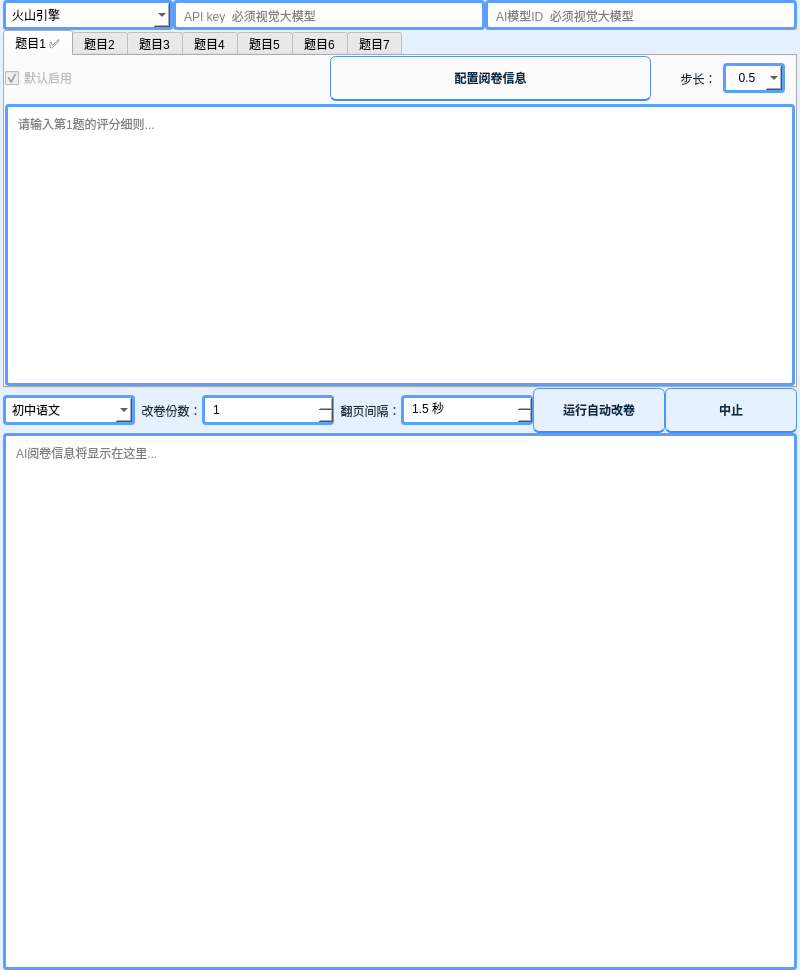
<?xml version="1.0" encoding="UTF-8"?>
<ui version="4.0">
 <class>MainWindow</class>
 <widget class="QMainWindow" name="MainWindow">
  <property name="geometry">
   <rect>
    <x>0</x>
    <y>0</y>
    <width>800</width>
    <height>970</height>
   </rect>
  </property>
  <property name="sizePolicy">
   <sizepolicy hsizetype="Preferred" vsizetype="Preferred">
    <horstretch>0</horstretch>
    <verstretch>0</verstretch>
   </sizepolicy>
  </property>
  <property name="minimumSize">
   <size>
    <width>0</width>
    <height>970</height>
   </size>
  </property>
  <property name="maximumSize">
   <size>
    <width>800</width>
    <height>970</height>
   </size>
  </property>
  <property name="windowTitle">
   <string>AI智能阅卷助手 - 科技改变世界</string>
  </property>
  <property name="styleSheet">
   <string notr="true">/* 极淡蓝色整体风格（不改布局，只做视觉微调） */
QMainWindow,
QWidget#centralwidget,
QWidget#scrollAreaWidgetContents {
    background-color: #E6F1FF;
}

QScrollArea {
    background: transparent;
    border: none;
}

QGroupBox {
    background-color: rgba(255, 255, 255, 235);
    border: 1px solid #BFD8FF;
    border-radius: 6px;
    margin-top: 10px;
}

QGroupBox::title {
    subcontrol-origin: margin;
    subcontrol-position: top left;
    left: 10px;
    padding: 0 6px;
    color: #2B4A66;
}

QLabel {
    color: #1F2D3D;
}

QLineEdit,
QPlainTextEdit,
QTextEdit,
QSpinBox,
QDoubleSpinBox,
QComboBox {
    background-color: #FFFFFF;
    border: 3px solid #5B9FFF;
    border-radius: 4px;
    padding: 4px 6px;
}

QLineEdit:focus,
QPlainTextEdit:focus,
QTextEdit:focus,
QSpinBox:focus,
QDoubleSpinBox:focus,
QComboBox:focus {
    border: 3px solid #4A8EF5;
}

/* 只读/不可编辑：用偏灰蓝底 + 更弱文字/边框，和可输入控件明显区分 */
QLineEdit[readOnly=&quot;true&quot;],
QPlainTextEdit[readOnly=&quot;true&quot;],
QTextEdit[readOnly=&quot;true&quot;] {
    background-color: #F2F7FF;
    color: #5E6F80;
    border: 1px dashed #AFCBFF;
}

QLineEdit[readOnly=&quot;true&quot;]:hover,
QPlainTextEdit[readOnly=&quot;true&quot;]:hover,
QTextEdit[readOnly=&quot;true&quot;]:hover,
QLineEdit[readOnly=&quot;true&quot;]:focus,
QPlainTextEdit[readOnly=&quot;true&quot;]:focus,
QTextEdit[readOnly=&quot;true&quot;]:focus {
    background-color: #F2F7FF;
    color: #5E6F80;
    border: 1px dashed #AFCBFF;
}

/* 完全不可用（disabled）：进一步变淡，提示“当前不可操作/不可输入” */
QLineEdit:disabled,
QPlainTextEdit:disabled,
QTextEdit:disabled,
QSpinBox:disabled,
QDoubleSpinBox:disabled,
QComboBox:disabled {
    background-color: #F3F6FA;
    color: #7B8DA0;
    border: 1px solid #D7E3F2;
}

QPushButton,
QToolButton {
    color: #0B2A44;
    font-weight: 600;
    background: qlineargradient(x1:0, y1:0, x2:0, y2:1,
                                stop:0 #EAF5FF,
                                stop:1 #B9DCFF);
    border: 1px solid #4F95FF;
    border-bottom: 2px solid #3F8CFF;
    border-radius: 6px;
    padding: 7px 12px;
    min-height: 28px;
}

QPushButton:hover,
QToolButton:hover {
    background: qlineargradient(x1:0, y1:0, x2:0, y2:1,
                                stop:0 #F3FAFF,
                                stop:1 #C7E3FF);
    border-color: #3F8CFF;
    border-bottom-color: #2F7FFF;
}

QPushButton:pressed,
QToolButton:pressed {
    background: qlineargradient(x1:0, y1:0, x2:0, y2:1,
                                stop:0 #A8D0FF,
                                stop:1 #C0E0FF);
    border-color: #2F7FFF;
    border-bottom-color: #2F7FFF;
}

QPushButton:focus,
QToolButton:focus {
    border-color: #3F8CFF;
}

QPushButton:disabled,
QToolButton:disabled {
    color: #7B8DA0;
    background-color: #F4F7FB;
    border-color: #D7E3F2;
}

QScrollBar:vertical {
    background: transparent;
    width: 10px;
    margin: 0px;
}

QScrollBar::handle:vertical {
    background: #BFD8FF;
    min-height: 20px;
    border-radius: 5px;
}

QScrollBar::add-line:vertical,
QScrollBar::sub-line:vertical {
    height: 0px;
}

QScrollBar:horizontal {
    background: transparent;
    height: 10px;
    margin: 0px;
}

QScrollBar::handle:horizontal {
    background: #BFD8FF;
    min-width: 20px;
    border-radius: 5px;
}

QScrollBar::add-line:horizontal,
QScrollBar::sub-line:horizontal {
    width: 0px;
}</string>
  </property>
  <widget class="QWidget" name="centralwidget">
   <property name="sizePolicy">
    <sizepolicy hsizetype="Preferred" vsizetype="Preferred">
     <horstretch>0</horstretch>
     <verstretch>0</verstretch>
    </sizepolicy>
   </property>
   <property name="maximumSize">
    <size>
     <width>16777215</width>
     <height>970</height>
    </size>
   </property>
   <layout class="QHBoxLayout" name="horizontalLayout_8">
    <property name="leftMargin">
     <number>0</number>
    </property>
    <property name="topMargin">
     <number>0</number>
    </property>
    <property name="rightMargin">
     <number>0</number>
    </property>
    <property name="bottomMargin">
     <number>0</number>
    </property>
    <item>
     <widget class="QScrollArea" name="scrollArea">
      <property name="sizePolicy">
       <sizepolicy hsizetype="Preferred" vsizetype="Preferred">
        <horstretch>0</horstretch>
        <verstretch>0</verstretch>
       </sizepolicy>
      </property>
      <property name="maximumSize">
       <size>
        <width>16777215</width>
        <height>970</height>
       </size>
      </property>
      <property name="verticalScrollBarPolicy">
       <enum>Qt::ScrollBarAsNeeded</enum>
      </property>
      <property name="horizontalScrollBarPolicy">
       <enum>Qt::ScrollBarAsNeeded</enum>
      </property>
      <property name="sizeAdjustPolicy">
       <enum>QAbstractScrollArea::AdjustToContents</enum>
      </property>
      <property name="widgetResizable">
       <bool>true</bool>
      </property>
      <widget class="QWidget" name="scrollAreaWidgetContents">
       <property name="enabled">
        <bool>true</bool>
       </property>
       <property name="geometry">
        <rect>
         <x>0</x>
         <y>0</y>
         <width>800</width>
         <height>970</height>
        </rect>
       </property>
       <property name="sizePolicy">
        <sizepolicy hsizetype="Minimum" vsizetype="Preferred">
         <horstretch>0</horstretch>
         <verstretch>0</verstretch>
        </sizepolicy>
       </property>
       <property name="minimumSize">
        <size>
         <width>780</width>
         <height>0</height>
        </size>
       </property>
       <layout class="QVBoxLayout" name="verticalLayout" stretch="0,0,2,0,3">
        <property name="spacing">
         <number>0</number>
        </property>
        <property name="leftMargin">
         <number>3</number>
        </property>
        <property name="topMargin">
         <number>0</number>
        </property>
        <property name="rightMargin">
         <number>3</number>
        </property>
        <property name="bottomMargin">
         <number>0</number>
        </property>
        <item>
         <layout class="QHBoxLayout" name="horizontalLayout_3">
          <property name="leftMargin">
           <number>0</number>
          </property>
          <property name="topMargin">
           <number>0</number>
          </property>
          <property name="rightMargin">
           <number>0</number>
          </property>
          <property name="bottomMargin">
           <number>0</number>
          </property>
          <item>
           <widget class="QComboBox" name="first_api_url">
            <property name="enabled">
             <bool>true</bool>
            </property>
            <property name="sizePolicy">
             <sizepolicy hsizetype="Expanding" vsizetype="Fixed">
              <horstretch>0</horstretch>
              <verstretch>0</verstretch>
             </sizepolicy>
            </property>
            <property name="maximumSize">
             <size>
              <width>170</width>
              <height>16777215</height>
             </size>
            </property>
            <property name="editable">
             <bool>false</bool>
            </property>
            <property name="currentIndex">
             <number>0</number>
            </property>
            <item>
             <property name="text">
              <string>火山引擎</string>
             </property>
            </item>
            <item>
             <property name="text">
              <string>月之暗面</string>
             </property>
            </item>
            <item>
             <property name="text">
              <string>智谱清言</string>
             </property>
            </item>
            <item>
             <property name="text">
              <string>DeepSeek</string>
             </property>
            </item>
            <item>
             <property name="text">
              <string>阿里通义千问</string>
             </property>
            </item>
            <item>
             <property name="text">
              <string>百度文心千帆</string>
             </property>
            </item>
            <item>
             <property name="text">
              <string>ChatGPT (OpenAI)</string>
             </property>
            </item>
            <item>
             <property name="text">
              <string>OpenRouter</string>
             </property>
            </item>
            <item>
             <property name="text">
              <string>Google Gemini</string>
             </property>
            </item>
           </widget>
          </item>
          <item>
           <widget class="QLineEdit" name="first_api_key">
            <property name="sizePolicy">
             <sizepolicy hsizetype="Preferred" vsizetype="Fixed">
              <horstretch>0</horstretch>
              <verstretch>0</verstretch>
             </sizepolicy>
            </property>
            <property name="text">
             <string/>
            </property>
            <property name="placeholderText">
             <string>API key  必须视觉大模型</string>
            </property>
           </widget>
          </item>
          <item>
           <widget class="QLineEdit" name="first_modelID">
            <property name="sizePolicy">
             <sizepolicy hsizetype="Preferred" vsizetype="Fixed">
              <horstretch>0</horstretch>
              <verstretch>0</verstretch>
             </sizepolicy>
            </property>
            <property name="text">
             <string/>
            </property>
            <property name="placeholderText">
             <string>AI模型ID  必须视觉大模型</string>
            </property>
           </widget>
          </item>
         </layout>
        </item>
        <item>
         <layout class="QHBoxLayout" name="horizontalLayout_9">
          <property name="leftMargin">
           <number>0</number>
          </property>
          <property name="topMargin">
           <number>0</number>
          </property>
          <property name="rightMargin">
           <number>0</number>
          </property>
          <property name="bottomMargin">
           <number>0</number>
          </property>
         </layout>
        </item>
        <item>
         <widget class="QTabWidget" name="questionTabs">
          <property name="currentIndex">
           <number>0</number>
          </property>
          <widget class="QWidget" name="tab_question1">
           <attribute name="title">
            <string>题目1 ✅</string>
           </attribute>
           <layout class="QVBoxLayout" name="verticalLayout_q1">
            <property name="spacing">
             <number>3</number>
            </property>
            <property name="leftMargin">
             <number>0</number>
            </property>
            <property name="topMargin">
             <number>0</number>
            </property>
            <property name="rightMargin">
             <number>0</number>
            </property>
            <property name="bottomMargin">
             <number>0</number>
            </property>
            <item>
             <layout class="QHBoxLayout" name="horizontalLayout_q1_header">
              <item>
               <widget class="QCheckBox" name="enableQuestion1">
                <property name="enabled">
                 <bool>false</bool>
                </property>
                <property name="text">
                 <string>默认启用</string>
                </property>
                <property name="checked">
                 <bool>true</bool>
                </property>
               </widget>
              </item>
              <item>
               <widget class="QPushButton" name="configQuestion1">
                <property name="text">
                 <string>配置阅卷信息</string>
                </property>
               </widget>
              </item>
              <item>
               <widget class="QLabel" name="label_step1">
                <property name="sizePolicy">
                 <sizepolicy hsizetype="Fixed" vsizetype="Preferred">
                  <horstretch>0</horstretch>
                  <verstretch>0</verstretch>
                 </sizepolicy>
                </property>
                <property name="text">
                 <string>        步长： </string>
                </property>
               </widget>
              </item>
              <item>
               <widget class="QComboBox" name="score_rounding_step_1">
                <property name="sizePolicy">
                 <sizepolicy hsizetype="Fixed" vsizetype="Fixed">
                  <horstretch>0</horstretch>
                  <verstretch>0</verstretch>
                 </sizepolicy>
                </property>
                <property name="minimumSize">
                 <size>
                  <width>60</width>
                  <height>0</height>
                 </size>
                </property>
                <property name="toolTip">
                 <string>控制本题最终提交分数的精度</string>
                </property>
                <item>
                 <property name="text">
                  <string>  0.5  </string>
                 </property>
                </item>
                <item>
                 <property name="text">
                  <string>  1  </string>
                 </property>
                </item>
                <item>
                 <property name="text">
                  <string>  1.5  </string>
                 </property>
                </item>
                <item>
                 <property name="text">
                  <string>  2   </string>
                 </property>
                </item>
               </widget>
              </item>
              <item>
               <widget class="QLabel" name="label_15">
                <property name="sizePolicy">
                 <sizepolicy hsizetype="Fixed" vsizetype="Preferred">
                  <horstretch>0</horstretch>
                  <verstretch>0</verstretch>
                 </sizepolicy>
                </property>
                <property name="text">
                 <string/>
                </property>
               </widget>
              </item>
             </layout>
            </item>
            <item>
             <widget class="QPlainTextEdit" name="StandardAnswer_text_1">
              <property name="placeholderText">
               <string>请输入第1题的评分细则...</string>
              </property>
             </widget>
            </item>
           </layout>
          </widget>
          <widget class="QWidget" name="tab_question2">
           <attribute name="title">
            <string>题目2</string>
           </attribute>
           <layout class="QVBoxLayout" name="verticalLayout_q2">
            <property name="spacing">
             <number>3</number>
            </property>
            <property name="leftMargin">
             <number>0</number>
            </property>
            <property name="topMargin">
             <number>0</number>
            </property>
            <property name="rightMargin">
             <number>0</number>
            </property>
            <property name="bottomMargin">
             <number>0</number>
            </property>
            <item>
             <layout class="QHBoxLayout" name="horizontalLayout_q2_header">
              <item>
               <widget class="QCheckBox" name="enableQuestion2">
                <property name="text">
                 <string>启用2题</string>
                </property>
               </widget>
              </item>
              <item>
               <widget class="QPushButton" name="configQuestion2">
                <property name="text">
                 <string>配置阅卷信息</string>
                </property>
               </widget>
              </item>
              <item>
               <widget class="QLabel" name="label_step2">
                <property name="sizePolicy">
                 <sizepolicy hsizetype="Fixed" vsizetype="Preferred">
                  <horstretch>0</horstretch>
                  <verstretch>0</verstretch>
                 </sizepolicy>
                </property>
                <property name="text">
                 <string>              步长</string>
                </property>
               </widget>
              </item>
              <item>
               <widget class="QComboBox" name="score_rounding_step_2">
                <property name="sizePolicy">
                 <sizepolicy hsizetype="Fixed" vsizetype="Fixed">
                  <horstretch>0</horstretch>
                  <verstretch>0</verstretch>
                 </sizepolicy>
                </property>
                <property name="minimumSize">
                 <size>
                  <width>60</width>
                  <height>0</height>
                 </size>
                </property>
                <item>
                 <property name="text">
                  <string>0.5</string>
                 </property>
                </item>
                <item>
                 <property name="text">
                  <string>1</string>
                 </property>
                </item>
               </widget>
              </item>
             </layout>
            </item>
            <item>
             <widget class="QPlainTextEdit" name="StandardAnswer_text_2">
              <property name="placeholderText">
               <string>请输入第2题的评分细则...</string>
              </property>
             </widget>
            </item>
           </layout>
          </widget>
          <widget class="QWidget" name="tab_question3">
           <attribute name="title">
            <string>题目3</string>
           </attribute>
           <layout class="QVBoxLayout" name="verticalLayout_q3">
            <property name="spacing">
             <number>3</number>
            </property>
            <property name="leftMargin">
             <number>0</number>
            </property>
            <property name="topMargin">
             <number>0</number>
            </property>
            <property name="rightMargin">
             <number>0</number>
            </property>
            <property name="bottomMargin">
             <number>0</number>
            </property>
            <item>
             <layout class="QHBoxLayout" name="horizontalLayout_q3_header">
              <item>
               <widget class="QCheckBox" name="enableQuestion3">
                <property name="text">
                 <string>启用3题</string>
                </property>
               </widget>
              </item>
              <item>
               <widget class="QPushButton" name="configQuestion3">
                <property name="text">
                 <string>配置阅卷信息</string>
                </property>
               </widget>
              </item>
              <item>
               <widget class="QLabel" name="label_step3">
                <property name="sizePolicy">
                 <sizepolicy hsizetype="Fixed" vsizetype="Preferred">
                  <horstretch>0</horstretch>
                  <verstretch>0</verstretch>
                 </sizepolicy>
                </property>
                <property name="text">
                 <string>        步长</string>
                </property>
               </widget>
              </item>
              <item>
               <widget class="QComboBox" name="score_rounding_step_3">
                <property name="sizePolicy">
                 <sizepolicy hsizetype="Fixed" vsizetype="Fixed">
                  <horstretch>0</horstretch>
                  <verstretch>0</verstretch>
                 </sizepolicy>
                </property>
                <property name="minimumSize">
                 <size>
                  <width>60</width>
                  <height>0</height>
                 </size>
                </property>
                <item>
                 <property name="text">
                  <string>0.5</string>
                 </property>
                </item>
                <item>
                 <property name="text">
                  <string>1</string>
                 </property>
                </item>
               </widget>
              </item>
             </layout>
            </item>
            <item>
             <widget class="QPlainTextEdit" name="StandardAnswer_text_3">
              <property name="placeholderText">
               <string>请输入第3题的评分细则...</string>
              </property>
             </widget>
            </item>
           </layout>
          </widget>
          <widget class="QWidget" name="tab_question4">
           <attribute name="title">
            <string>题目4</string>
           </attribute>
           <layout class="QVBoxLayout" name="verticalLayout_q4">
            <property name="spacing">
             <number>3</number>
            </property>
            <property name="leftMargin">
             <number>0</number>
            </property>
            <property name="topMargin">
             <number>0</number>
            </property>
            <property name="rightMargin">
             <number>0</number>
            </property>
            <property name="bottomMargin">
             <number>0</number>
            </property>
            <item>
             <layout class="QHBoxLayout" name="horizontalLayout_q4_header">
              <item>
               <widget class="QCheckBox" name="enableQuestion4">
                <property name="text">
                 <string>启用4题</string>
                </property>
               </widget>
              </item>
              <item>
               <widget class="QPushButton" name="configQuestion4">
                <property name="text">
                 <string>配置阅卷信息</string>
                </property>
               </widget>
              </item>
              <item>
               <widget class="QLabel" name="label_step4">
                <property name="sizePolicy">
                 <sizepolicy hsizetype="Fixed" vsizetype="Preferred">
                  <horstretch>0</horstretch>
                  <verstretch>0</verstretch>
                 </sizepolicy>
                </property>
                <property name="text">
                 <string>        步长</string>
                </property>
               </widget>
              </item>
              <item>
               <widget class="QComboBox" name="score_rounding_step_4">
                <property name="sizePolicy">
                 <sizepolicy hsizetype="Fixed" vsizetype="Fixed">
                  <horstretch>0</horstretch>
                  <verstretch>0</verstretch>
                 </sizepolicy>
                </property>
                <property name="minimumSize">
                 <size>
                  <width>60</width>
                  <height>0</height>
                 </size>
                </property>
                <item>
                 <property name="text">
                  <string>0.5</string>
                 </property>
                </item>
                <item>
                 <property name="text">
                  <string>1</string>
                 </property>
                </item>
               </widget>
              </item>
             </layout>
            </item>
            <item>
             <widget class="QPlainTextEdit" name="StandardAnswer_text_4">
              <property name="placeholderText">
               <string>请输入第4题的评分细则...</string>
              </property>
             </widget>
            </item>
           </layout>
          </widget>
          <widget class="QWidget" name="tab_question5">
           <attribute name="title">
            <string>题目5</string>
           </attribute>
           <layout class="QVBoxLayout" name="verticalLayout_q5">
            <property name="spacing">
             <number>3</number>
            </property>
            <property name="leftMargin">
             <number>0</number>
            </property>
            <property name="topMargin">
             <number>0</number>
            </property>
            <property name="rightMargin">
             <number>0</number>
            </property>
            <property name="bottomMargin">
             <number>0</number>
            </property>
            <item>
             <layout class="QHBoxLayout" name="horizontalLayout_q5_header">
              <item>
               <widget class="QCheckBox" name="enableQuestion5">
                <property name="text">
                 <string>启用5题</string>
                </property>
               </widget>
              </item>
              <item>
               <widget class="QPushButton" name="configQuestion5">
                <property name="text">
                 <string>配置阅卷信息</string>
                </property>
               </widget>
              </item>
              <item>
               <widget class="QLabel" name="label_step5">
                <property name="sizePolicy">
                 <sizepolicy hsizetype="Fixed" vsizetype="Preferred">
                  <horstretch>0</horstretch>
                  <verstretch>0</verstretch>
                 </sizepolicy>
                </property>
                <property name="text">
                 <string>        步长</string>
                </property>
               </widget>
              </item>
              <item>
               <widget class="QComboBox" name="score_rounding_step_5">
                <property name="sizePolicy">
                 <sizepolicy hsizetype="Fixed" vsizetype="Fixed">
                  <horstretch>0</horstretch>
                  <verstretch>0</verstretch>
                 </sizepolicy>
                </property>
                <property name="minimumSize">
                 <size>
                  <width>60</width>
                  <height>0</height>
                 </size>
                </property>
                <item>
                 <property name="text">
                  <string>0.5</string>
                 </property>
                </item>
                <item>
                 <property name="text">
                  <string>1</string>
                 </property>
                </item>
               </widget>
              </item>
             </layout>
            </item>
            <item>
             <widget class="QPlainTextEdit" name="StandardAnswer_text_5">
              <property name="placeholderText">
               <string>请输入第5题的评分细则...</string>
              </property>
             </widget>
            </item>
           </layout>
          </widget>
          <widget class="QWidget" name="tab_question6">
           <attribute name="title">
            <string>题目6</string>
           </attribute>
           <layout class="QVBoxLayout" name="verticalLayout_q6">
            <property name="spacing">
             <number>3</number>
            </property>
            <property name="leftMargin">
             <number>0</number>
            </property>
            <property name="topMargin">
             <number>0</number>
            </property>
            <property name="rightMargin">
             <number>0</number>
            </property>
            <property name="bottomMargin">
             <number>0</number>
            </property>
            <item>
             <layout class="QHBoxLayout" name="horizontalLayout_q6_header">
              <item>
               <widget class="QCheckBox" name="enableQuestion6">
                <property name="text">
                 <string>启用6题</string>
                </property>
               </widget>
              </item>
              <item>
               <widget class="QPushButton" name="configQuestion6">
                <property name="text">
                 <string>配置阅卷信息</string>
                </property>
               </widget>
              </item>
              <item>
               <widget class="QLabel" name="label_step6">
                <property name="sizePolicy">
                 <sizepolicy hsizetype="Fixed" vsizetype="Preferred">
                  <horstretch>0</horstretch>
                  <verstretch>0</verstretch>
                 </sizepolicy>
                </property>
                <property name="text">
                 <string>        步长</string>
                </property>
               </widget>
              </item>
              <item>
               <widget class="QComboBox" name="score_rounding_step_6">
                <property name="sizePolicy">
                 <sizepolicy hsizetype="Fixed" vsizetype="Fixed">
                  <horstretch>0</horstretch>
                  <verstretch>0</verstretch>
                 </sizepolicy>
                </property>
                <property name="minimumSize">
                 <size>
                  <width>60</width>
                  <height>0</height>
                 </size>
                </property>
                <item>
                 <property name="text">
                  <string>0.5</string>
                 </property>
                </item>
                <item>
                 <property name="text">
                  <string>1</string>
                 </property>
                </item>
               </widget>
              </item>
             </layout>
            </item>
            <item>
             <widget class="QPlainTextEdit" name="StandardAnswer_text_6">
              <property name="placeholderText">
               <string>请输入第6题的评分细则...</string>
              </property>
             </widget>
            </item>
           </layout>
          </widget>
          <widget class="QWidget" name="tab_question7">
           <attribute name="title">
            <string>题目7</string>
           </attribute>
           <layout class="QVBoxLayout" name="verticalLayout_q7">
            <property name="spacing">
             <number>3</number>
            </property>
            <property name="leftMargin">
             <number>0</number>
            </property>
            <property name="topMargin">
             <number>0</number>
            </property>
            <property name="rightMargin">
             <number>0</number>
            </property>
            <property name="bottomMargin">
             <number>0</number>
            </property>
            <item>
             <layout class="QHBoxLayout" name="horizontalLayout_q7_header">
              <item>
               <widget class="QCheckBox" name="enableQuestion7">
                <property name="text">
                 <string>启用7题</string>
                </property>
               </widget>
              </item>
              <item>
               <widget class="QPushButton" name="configQuestion7">
                <property name="text">
                 <string>配置阅卷信息</string>
                </property>
               </widget>
              </item>
              <item>
               <widget class="QLabel" name="label_step7">
                <property name="sizePolicy">
                 <sizepolicy hsizetype="Fixed" vsizetype="Preferred">
                  <horstretch>0</horstretch>
                  <verstretch>0</verstretch>
                 </sizepolicy>
                </property>
                <property name="text">
                 <string>        步长</string>
                </property>
               </widget>
              </item>
              <item>
               <widget class="QComboBox" name="score_rounding_step_7">
                <property name="sizePolicy">
                 <sizepolicy hsizetype="Fixed" vsizetype="Fixed">
                  <horstretch>0</horstretch>
                  <verstretch>0</verstretch>
                 </sizepolicy>
                </property>
                <property name="minimumSize">
                 <size>
                  <width>60</width>
                  <height>0</height>
                 </size>
                </property>
                <item>
                 <property name="text">
                  <string>0.5</string>
                 </property>
                </item>
                <item>
                 <property name="text">
                  <string>1</string>
                 </property>
                </item>
               </widget>
              </item>
             </layout>
            </item>
            <item>
             <widget class="QPlainTextEdit" name="StandardAnswer_text_7">
              <property name="placeholderText">
               <string>请输入第7题的评分细则...</string>
              </property>
             </widget>
            </item>
           </layout>
          </widget>
         </widget>
        </item>
        <item>
         <layout class="QHBoxLayout" name="horizontalLayout">
          <property name="leftMargin">
           <number>0</number>
          </property>
          <property name="topMargin">
           <number>0</number>
          </property>
          <property name="rightMargin">
           <number>0</number>
          </property>
          <property name="bottomMargin">
           <number>0</number>
          </property>
          <item>
           <widget class="QComboBox" name="subject_text">
            <property name="sizePolicy">
             <sizepolicy hsizetype="Preferred" vsizetype="Fixed">
              <horstretch>0</horstretch>
              <verstretch>0</verstretch>
             </sizepolicy>
            </property>
            <property name="currentIndex">
             <number>0</number>
            </property>
            <item>
             <property name="text">
              <string>初中语文</string>
             </property>
            </item>
            <item>
             <property name="text">
              <string>初中数学</string>
             </property>
            </item>
            <item>
             <property name="text">
              <string>初中英语</string>
             </property>
            </item>
            <item>
             <property name="text">
              <string>初中物理</string>
             </property>
            </item>
            <item>
             <property name="text">
              <string>初中化学</string>
             </property>
            </item>
            <item>
             <property name="text">
              <string>初中生物</string>
             </property>
            </item>
            <item>
             <property name="text">
              <string>初中政治</string>
             </property>
            </item>
            <item>
             <property name="text">
              <string>初中历史</string>
             </property>
            </item>
            <item>
             <property name="text">
              <string>初中地理</string>
             </property>
            </item>
            <item>
             <property name="text">
              <string>高中语文</string>
             </property>
            </item>
            <item>
             <property name="text">
              <string>高中数学</string>
             </property>
            </item>
            <item>
             <property name="text">
              <string>高中英语</string>
             </property>
            </item>
            <item>
             <property name="text">
              <string>高中物理</string>
             </property>
            </item>
            <item>
             <property name="text">
              <string>高中化学</string>
             </property>
            </item>
            <item>
             <property name="text">
              <string>高中生物</string>
             </property>
            </item>
            <item>
             <property name="text">
              <string>高中政治</string>
             </property>
            </item>
            <item>
             <property name="text">
              <string>高中历史</string>
             </property>
            </item>
            <item>
             <property name="text">
              <string>高中地理</string>
             </property>
            </item>
            <item>
             <property name="text">
              <string/>
             </property>
            </item>
           </widget>
          </item>
          <item>
           <widget class="QLabel" name="label_13">
            <property name="sizePolicy">
             <sizepolicy hsizetype="Fixed" vsizetype="Preferred">
              <horstretch>0</horstretch>
              <verstretch>0</verstretch>
             </sizepolicy>
            </property>
            <property name="text">
             <string>  改卷份数：</string>
            </property>
           </widget>
          </item>
          <item>
           <widget class="QSpinBox" name="cycle_number">
            <property name="minimum">
             <number>1</number>
            </property>
            <property name="maximum">
             <number>9999</number>
            </property>
           </widget>
          </item>
          <item>
           <widget class="QLabel" name="label_11">
            <property name="sizePolicy">
             <sizepolicy hsizetype="Fixed" vsizetype="Preferred">
              <horstretch>0</horstretch>
              <verstretch>0</verstretch>
             </sizepolicy>
            </property>
            <property name="text">
             <string>  翻页间隔：</string>
            </property>
           </widget>
          </item>
          <item>
           <widget class="QDoubleSpinBox" name="wait_time">
            <property name="suffix">
             <string> 秒</string>
            </property>
            <property name="decimals">
             <number>1</number>
            </property>
            <property name="minimum">
             <double>0.100000000000000</double>
            </property>
            <property name="maximum">
             <double>9.900000000000000</double>
            </property>
            <property name="singleStep">
             <double>0.100000000000000</double>
            </property>
            <property name="value">
             <double>1.500000000000000</double>
            </property>
           </widget>
          </item>
          <item>
           <widget class="QPushButton" name="auto_run_but">
            <property name="text">
             <string>运行自动改卷</string>
            </property>
           </widget>
          </item>
          <item>
           <widget class="QPushButton" name="stop_but">
            <property name="text">
             <string>中止</string>
            </property>
           </widget>
          </item>
         </layout>
        </item>
        <item>
         <widget class="QTextBrowser" name="log_text">
          <property name="placeholderText">
           <string>AI阅卷信息将显示在这里...</string>
          </property>
         </widget>
        </item>
       </layout>
      </widget>
     </widget>
    </item>
   </layout>
  </widget>
 </widget>
 <resources/>
 <connections/>
</ui>
